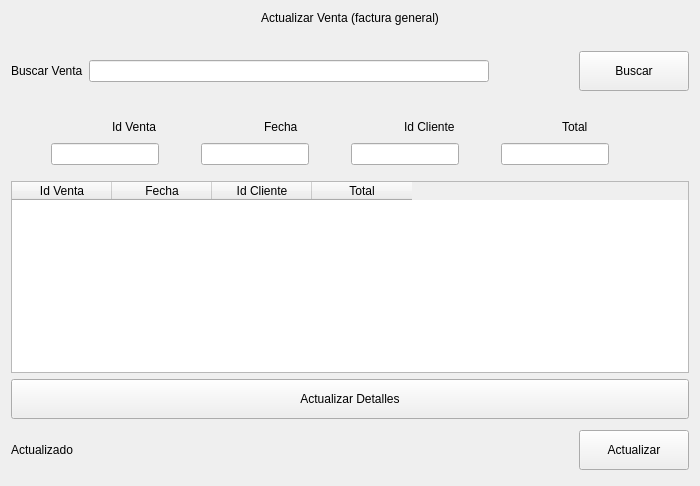
               <widget class="QWidget" name="paginaActualizarVenta">
                <layout class="QVBoxLayout" name="verticalLayout_9">
                 <item>
                  <widget class="QLabel" name="label_10">
                   <property name="text">
                    <string>Actualizar Venta (factura general)</string>
                   </property>
                   <property name="alignment">
                    <set>Qt::AlignCenter</set>
                   </property>
                  </widget>
                 </item>
                 <item>
                  <layout class="QHBoxLayout" name="horizontalLayout_14">
                   <property name="topMargin">
                    <number>20</number>
                   </property>
                   <property name="bottomMargin">
                    <number>20</number>
                   </property>
                   <item>
                    <widget class="QLabel" name="label_11">
                     <property name="text">
                      <string>Buscar Venta</string>
                     </property>
                    </widget>
                   </item>
                   <item>
                    <widget class="QLineEdit" name="lineEditBuscarVentaActualizar">
                     <property name="minimumSize">
                      <size>
                       <width>400</width>
                       <height>0</height>
                      </size>
                     </property>
                    </widget>
                   </item>
                   <item>
                    <spacer name="horizontalSpacer_27">
                     <property name="orientation">
                      <enum>Qt::Horizontal</enum>
                     </property>
                     <property name="sizeHint" stdset="0">
                      <size>
                       <width>40</width>
                       <height>20</height>
                      </size>
                     </property>
                    </spacer>
                   </item>
                   <item>
                    <widget class="QPushButton" name="botonBuscarVentaActualizar">
                     <property name="minimumSize">
                      <size>
                       <width>110</width>
                       <height>40</height>
                      </size>
                     </property>
                     <property name="text">
                      <string>Buscar</string>
                     </property>
                    </widget>
                   </item>
                  </layout>
                 </item>
                 <item>
                  <layout class="QHBoxLayout" name="horizontalLayout_9">
                   <item>
                    <spacer name="horizontalSpacer_29">
                     <property name="orientation">
                      <enum>Qt::Horizontal</enum>
                     </property>
                     <property name="sizeHint" stdset="0">
                      <size>
                       <width>40</width>
                       <height>20</height>
                      </size>
                     </property>
                    </spacer>
                   </item>
                   <item>
                    <widget class="QLabel" name="label_13">
                     <property name="text">
                      <string>Id Venta</string>
                     </property>
                    </widget>
                   </item>
                   <item>
                    <spacer name="horizontalSpacer_23">
                     <property name="orientation">
                      <enum>Qt::Horizontal</enum>
                     </property>
                     <property name="sizeHint" stdset="0">
                      <size>
                       <width>40</width>
                       <height>20</height>
                      </size>
                     </property>
                    </spacer>
                   </item>
                   <item>
                    <widget class="QLabel" name="label_15">
                     <property name="text">
                      <string>Fecha</string>
                     </property>
                    </widget>
                   </item>
                   <item>
                    <spacer name="horizontalSpacer_24">
                     <property name="orientation">
                      <enum>Qt::Horizontal</enum>
                     </property>
                     <property name="sizeHint" stdset="0">
                      <size>
                       <width>40</width>
                       <height>20</height>
                      </size>
                     </property>
                    </spacer>
                   </item>
                   <item>
                    <widget class="QLabel" name="label_16">
                     <property name="text">
                      <string>Id Cliente</string>
                     </property>
                    </widget>
                   </item>
                   <item>
                    <spacer name="horizontalSpacer_25">
                     <property name="orientation">
                      <enum>Qt::Horizontal</enum>
                     </property>
                     <property name="sizeHint" stdset="0">
                      <size>
                       <width>40</width>
                       <height>20</height>
                      </size>
                     </property>
                    </spacer>
                   </item>
                   <item>
                    <widget class="QLabel" name="label_21">
                     <property name="text">
                      <string>Total</string>
                     </property>
                    </widget>
                   </item>
                   <item>
                    <spacer name="horizontalSpacer_26">
                     <property name="orientation">
                      <enum>Qt::Horizontal</enum>
                     </property>
                     <property name="sizeHint" stdset="0">
                      <size>
                       <width>40</width>
                       <height>20</height>
                      </size>
                     </property>
                    </spacer>
                   </item>
                  </layout>
                 </item>
                 <item>
                  <layout class="QHBoxLayout" name="horizontalLayout_8">
                   <property name="spacing">
                    <number>2</number>
                   </property>
                   <property name="bottomMargin">
                    <number>10</number>
                   </property>
                   <item>
                    <spacer name="horizontalSpacer_30">
                     <property name="orientation">
                      <enum>Qt::Horizontal</enum>
                     </property>
                     <property name="sizeHint" stdset="0">
                      <size>
                       <width>40</width>
                       <height>20</height>
                      </size>
                     </property>
                    </spacer>
                   </item>
                   <item>
                    <widget class="QLineEdit" name="lineEditBuscarIdVenta"/>
                   </item>
                   <item>
                    <spacer name="horizontalSpacer_6">
                     <property name="orientation">
                      <enum>Qt::Horizontal</enum>
                     </property>
                     <property name="sizeHint" stdset="0">
                      <size>
                       <width>40</width>
                       <height>20</height>
                      </size>
                     </property>
                    </spacer>
                   </item>
                   <item>
                    <widget class="QLineEdit" name="lineEditBuscarFechaVenta"/>
                   </item>
                   <item>
                    <spacer name="horizontalSpacer_20">
                     <property name="orientation">
                      <enum>Qt::Horizontal</enum>
                     </property>
                     <property name="sizeHint" stdset="0">
                      <size>
                       <width>40</width>
                       <height>20</height>
                      </size>
                     </property>
                    </spacer>
                   </item>
                   <item>
                    <widget class="QLineEdit" name="lineEditBuscarIdCliente"/>
                   </item>
                   <item>
                    <spacer name="horizontalSpacer_21">
                     <property name="orientation">
                      <enum>Qt::Horizontal</enum>
                     </property>
                     <property name="sizeHint" stdset="0">
                      <size>
                       <width>40</width>
                       <height>20</height>
                      </size>
                     </property>
                    </spacer>
                   </item>
                   <item>
                    <widget class="QLineEdit" name="lineEditBuscarTotalVenta"/>
                   </item>
                   <item>
                    <spacer name="horizontalSpacer_22">
                     <property name="orientation">
                      <enum>Qt::Horizontal</enum>
                     </property>
                     <property name="sizeHint" stdset="0">
                      <size>
                       <width>40</width>
                       <height>20</height>
                      </size>
                     </property>
                    </spacer>
                   </item>
                   <item>
                    <spacer name="horizontalSpacer_31">
                     <property name="orientation">
                      <enum>Qt::Horizontal</enum>
                     </property>
                     <property name="sizeHint" stdset="0">
                      <size>
                       <width>40</width>
                       <height>20</height>
                      </size>
                     </property>
                    </spacer>
                   </item>
                  </layout>
                 </item>
                 <item>
                  <widget class="QTableWidget" name="tablaActualizarVentas">
                   <column>
                    <property name="text">
                     <string>Id Venta</string>
                    </property>
                   </column>
                   <column>
                    <property name="text">
                     <string>Fecha</string>
                    </property>
                   </column>
                   <column>
                    <property name="text">
                     <string>Id Cliente</string>
                    </property>
                   </column>
                   <column>
                    <property name="text">
                     <string>Total</string>
                    </property>
                   </column>
                  </widget>
                 </item>
                 <item>
                  <widget class="QPushButton" name="botonActualizarDetallesVenta">
                   <property name="minimumSize">
                    <size>
                     <width>0</width>
                     <height>40</height>
                    </size>
                   </property>
                   <property name="text">
                    <string>Actualizar Detalles</string>
                   </property>
                  </widget>
                 </item>
                 <item>
                  <layout class="QHBoxLayout" name="horizontalLayout_7">
                   <item>
                    <widget class="QLabel" name="signalVentaActualizada">
                     <property name="minimumSize">
                      <size>
                       <width>200</width>
                       <height>50</height>
                      </size>
                     </property>
                     <property name="text">
                      <string>Actualizado</string>
                     </property>
                    </widget>
                   </item>
                   <item>
                    <spacer name="horizontalSpacer_5">
                     <property name="orientation">
                      <enum>Qt::Horizontal</enum>
                     </property>
                     <property name="sizeHint" stdset="0">
                      <size>
                       <width>40</width>
                       <height>20</height>
                      </size>
                     </property>
                    </spacer>
                   </item>
                   <item>
                    <widget class="QPushButton" name="botonActualizarVenta">
                     <property name="minimumSize">
                      <size>
                       <width>110</width>
                       <height>40</height>
                      </size>
                     </property>
                     <property name="text">
                      <string>Actualizar</string>
                     </property>
                    </widget>
                   </item>
                  </layout>
                 </item>
                </layout>
               </widget>
